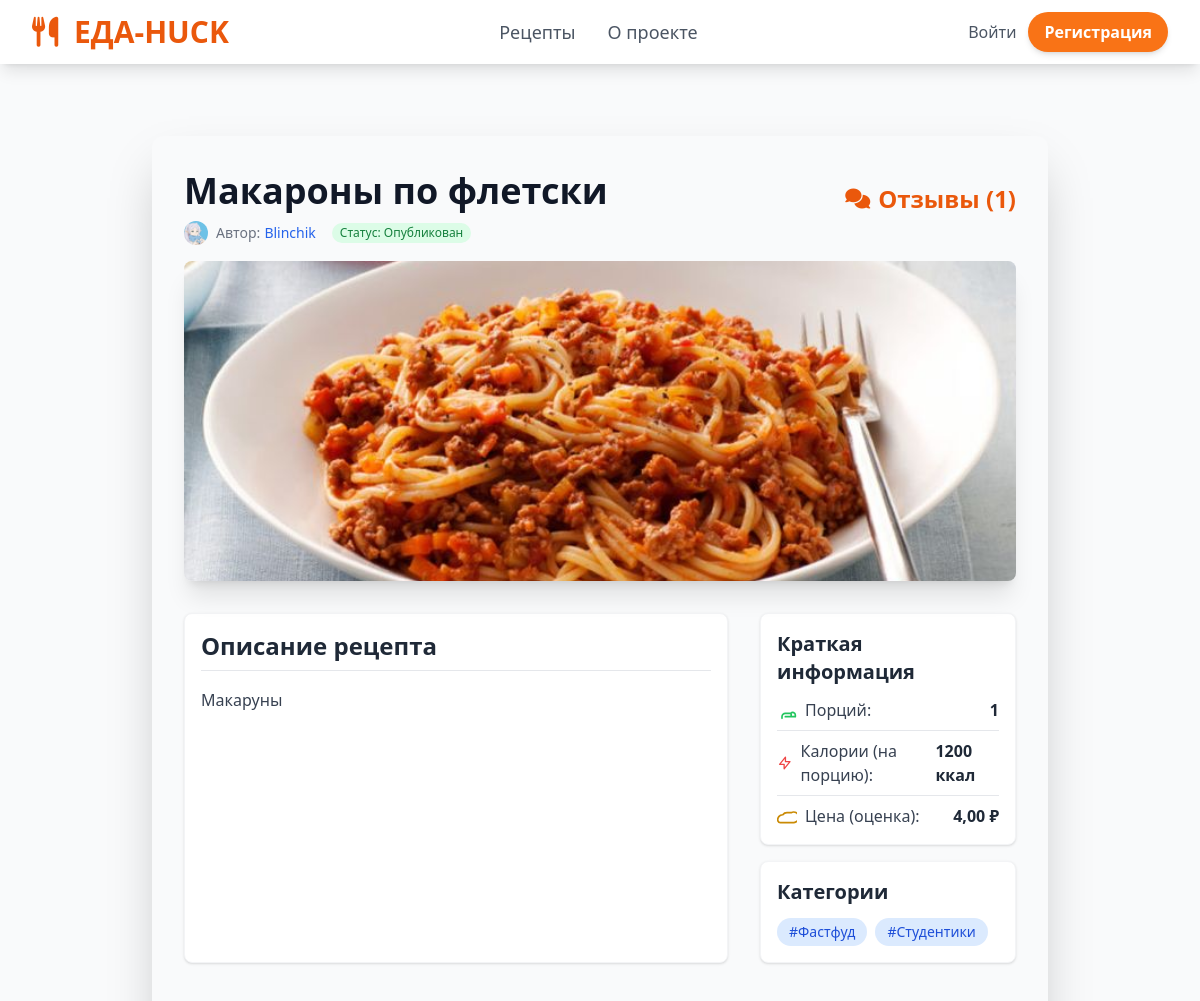
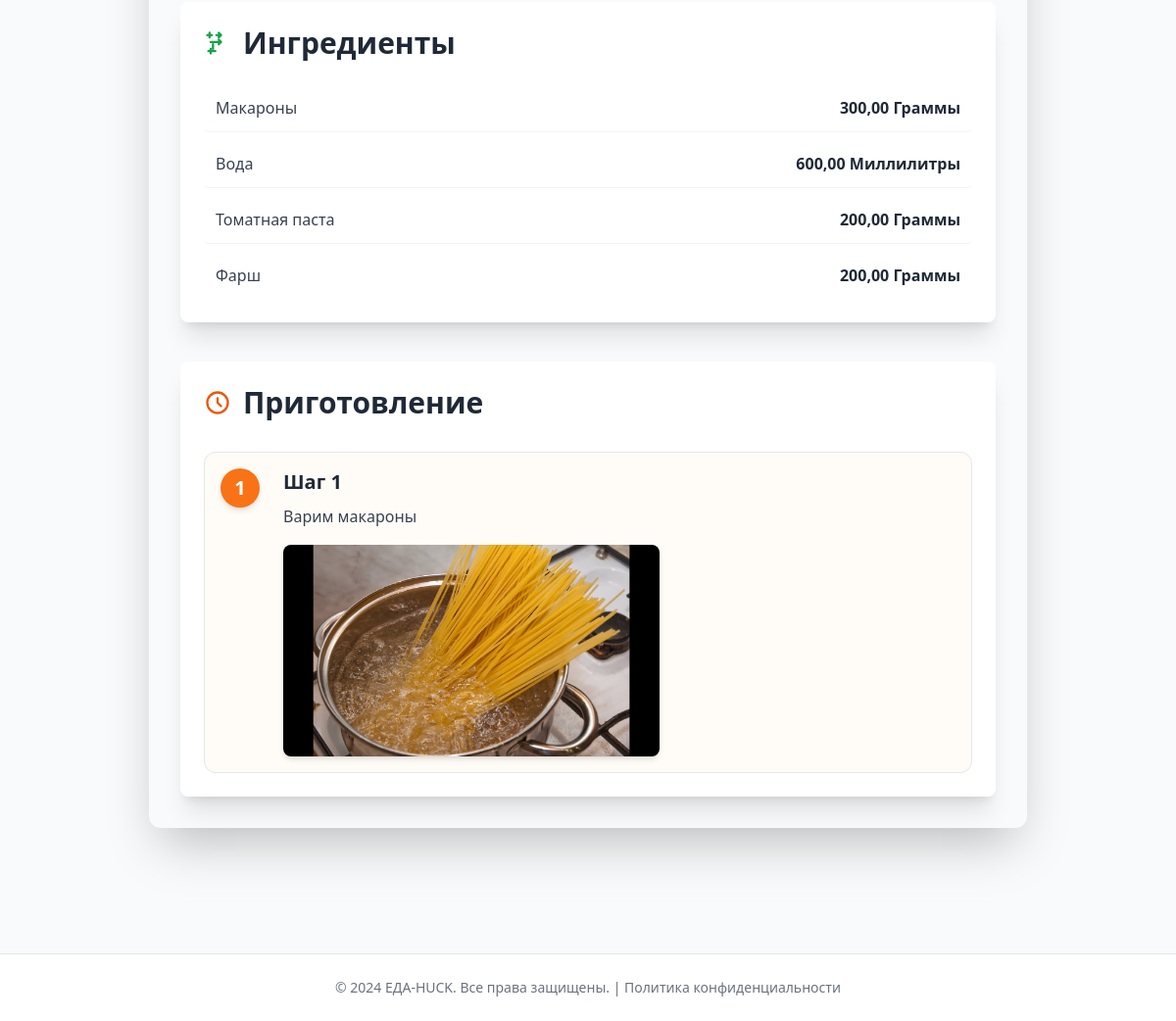
Screenshot of /recipes/4/ with the database file from the repository (2 pictures, top to bottom).
### recept/models.py (models this page shows, shortened)
class Recipe(models.Model):
    STATUS_CHOICES = [
        ('draft', 'Черновик'),
        ('published', 'Опубликован'),
        ('pending', 'На модерации'),
        ('rejected', 'Отклонен'),
    ]
    status = models.CharField(max_length=10, choices=STATUS_CHOICES, default='draft', help_text='Статус рецепта')
    user = models.ForeignKey(User, on_delete=models.CASCADE, related_name='recipes')
    title = models.CharField(max_length=200, blank=True, null=True)
    cover_image = models.ImageField(upload_to='recipe_images/', blank=True, null=True, help_text='Обложка рецепта')
    description = models.TextField(blank=True, null=True)
    portions = models.PositiveIntegerField(default=1, blank=True, null=True)
    calories = models.PositiveIntegerField(help_text='Калорийность на порцию', blank=True, null=True)
    estimated_cost = models.DecimalField(max_digits=8, decimal_places=2, null=True, blank=True)
    genres = models.ManyToManyField(Genre, related_name='recipes', blank=True)
    ingredients = models.ManyToManyField(ListIngredient, through='RecipeIngredient', related_name='recipes')
    video_file = models.FileField(upload_to='recipe_videos/', blank=True, null=True, help_text='Видео рецепт (файл)')
    is_public = models.BooleanField(default=True)
    moderation_notes = models.TextField(
        blank=True,
        null=True,
        help_text='Комментарии администратора при отклонении'
        )
    created_at = models.DateTimeField(auto_now_add=True)
    updated_at = models.DateTimeField(auto_now=True)
    def get_status_display(self):
        return dict(self.STATUS_CHOICES).get(self.status, self.status)

class User(AbstractUser):
    username = None
    email = models.EmailField(_('email address'), unique=True)
    phone_num = models.CharField(max_length=20, blank=True, null=True)
    full_name = models.CharField(max_length=150, blank=True, null=True)
    birth_date = models.DateField(blank=True, null=True)
    avatar = models.ImageField(upload_to='user_avatars/', blank=True, null=True, help_text='Аватар пользователя')
    USERNAME_FIELD = 'email'
    REQUIRED_FIELDS = []
    objects = UserManager()

class Genre(models.Model):
    name = models.CharField(max_length=50, unique=True)

class RecipeIngredient(models.Model):
    recipe = models.ForeignKey(Recipe, on_delete=models.CASCADE, related_name='recipe_ingredients')
    ingredient = models.ForeignKey(ListIngredient, on_delete=models.CASCADE)
    quantity = models.DecimalField(max_digits=6, decimal_places=2, help_text='Количество ингредиента')
    unit = models.CharField(max_length=8, choices=[
        ('g', 'Граммы'),
        ('ml', 'Миллилитры'),
        ('pcs', 'Штуки'),
        ('teasp', 'Чайная ложка'),
        ('tablesp', 'Столовая ложка'),
        ('kg', 'Килограммы'),
        ('cup', 'Кружка'),
    ])

class ListIngredient(models.Model):
    name = models.CharField(max_length=100, unique=True)

class RecipeStep(models.Model):
    recipe = models.ForeignKey(Recipe, on_delete=models.CASCADE, related_name='steps')
    order = models.PositiveIntegerField(help_text='Порядок шага')
    description = models.TextField(blank=True, null=True, help_text='Текстовое описание шага')
    image = models.ImageField(upload_to='recipe_steps/', blank=True, null=True, help_text='Картинка к шагу')
    class Meta:
        ordering = ['order']

### recept/views.py (the view)
# urls.py: path('recipes/<int:pk>/', views.recipe_detail_view, name='recipe_detail'),
def recipe_detail_view(request, pk):
    recipe = get_object_or_404(
        Recipe.objects.select_related('user').prefetch_related('genres', 'recipe_ingredients__ingredient', 'steps'),
        pk=pk
    )
    is_favorited = False
    if request.user.is_authenticated:
        is_favorited = Favorite.objects.filter(user=request.user, recipe=recipe).exists()
    ingredients = recipe.recipe_ingredients.all()
    steps = recipe.steps.all().order_by('order')
    context = {
        'recipe': recipe,
        'ingredients': ingredients,
        'steps': steps,
        'is_favorited': is_favorited,
    }
    return render(request, 'recipes/recipe_detail.html', context)

### recept/templates/recipes/recipe_detail.html (shortened to what this page needs)
{% extends 'base.html' %}
{% load static %}
{% block content %}
<section class="max-w-4xl mx-auto p-4 md:p-8 bg-gray-50 rounded-xl shadow-2xl mt-8 mb-12 animate-fadeIn">
    <div class="relative mb-6 ">
     <div class='flex justify-between'>
 <h1 class="text-4xl font-extrabold text-gray-900 mb-2 leading-tight">
             {{ recipe.title }}</h1>
        <a href="{% url 'recipe_reviews' recipe.pk %}" class="ml-4 text-2xl text-primary-orange-600 hover:text-primary-orange-800 transition duration-150 font-semibold flex items-center mt-2">
            <i class="fas fa-comments text-xl mr-2"></i> Отзывы ({{ recipe.reviews.count }})
        </a>
     </div>
        <div class="flex items-center space-x-4 text-sm text-gray-500 mb-4">
            <span class="flex items-center">
                {% if recipe.user.avatar %}
                    <img src="{{ recipe.user.avatar.url }}" alt="Аватар" class="h-6 w-6 rounded-full object-cover mr-2">
                {% endif %}
                Автор:
                <a href="{% url 'user_profile' recipe.user.id %}" class="text-blue-600 hover:text-blue-800 hover:underline font-medium ml-1 transition duration-150">
                    {{ recipe.user.full_name|default:recipe.user.email }}
                </a>
            </span>
            <span class="text-xs px-2 py-0.5 rounded-full
                {% if recipe.status == 'draft' %}bg-gray-200 text-gray-700
                {% elif recipe.status == 'pending' %}bg-blue-100 text-blue-700
                {% elif recipe.status == 'rejected' %}bg-red-100 text-red-700
                {% else %}bg-green-100 text-green-700{% endif %}">
                Статус: {{ recipe.get_status_display }}
            </span>
        </div>
        <div class="overflow-hidden rounded-lg shadow-xl animate-fade-in-up">
            {% if recipe.cover_image %}
                <img src="{{ recipe.cover_image.url }}" alt="Обложка рецепта" class="w-full h-80 object-cover transform hover:scale-105 transition duration-500 ease-in-out">
            {% else %}
                <img src="{% static 'images/default_recipe_cover.jpg' %}" alt="Обложка рецепта (нет)" class="w-full h-80 object-cover">
            {% endif %}
        </div>
    </div>
    <div class="grid grid-cols-1 lg:grid-cols-3 gap-8 mt-8">
        <div class="lg:col-span-2 p-4 bg-white rounded-lg shadow border border-gray-100">
            <h2 class="text-2xl font-bold text-gray-800 border-b pb-2 mb-4">Описание рецепта</h2>
            <p class="text-gray-700 leading-relaxed whitespace-pre-wrap">{{ recipe.description }}</p>
        </div>
        <div class="lg:col-span-1 space-y-4">
            <div class="p-4 bg-white rounded-lg shadow border border-gray-100">
                <h2 class="text-xl font-bold text-gray-800 mb-3">Краткая информация</h2>
                <ul class="space-y-2 text-gray-700">
                    <li class="flex justify-between items-center border-b pb-2">
                        <span class="font-medium flex items-center"><svg class="w-5 h-5 mr-2 text-green-500" fill="none" stroke="currentColor" viewBox="0 0 24 24"><path stroke-linecap="round" stroke-linejoin="round" stroke-width="2" d="M17 20h5v-2a3 3 0 00-5.356-1.857M17 20v-2c0-.214-.015-.426-.043-.637C16.892 16.592 16.712 16 16.277 16H10a4 4 0 00-4 4v2m4-2h10"></path></svg> Порций:</span>
                        <span class="font-semibold text-gray-800">{{ recipe.portions|default:"Не указано" }}</span>
                    </li>
                    <li class="flex justify-between items-center border-b pb-2">
                        <span class="font-medium flex items-center"><svg class="w-5 h-5 mr-2 text-red-500" fill="none" stroke="currentColor" viewBox="0 0 24 24"><path stroke-linecap="round" stroke-linejoin="round" stroke-width="2" d="M13 10V3L4 14h7v7l9-11h-7z"></path></svg> Калории (на порцию):</span>
                        <span class="font-semibold text-gray-800">{{ recipe.calories|default:"Не указано" }} ккал</span>
                    </li>
                    <li class="flex justify-between items-center">
                        <span class="font-medium flex items-center"> Цена (оценка):</span>
                        <span class="font-semibold text-gray-800">
                            {% if recipe.estimated_cost %}
                                {{ recipe.estimated_cost }} ₽
                            {% else %}
                                Не указано
                            {% endif %}
                        </span>
                    </li>
                </ul>
            </div>
            {% if recipe.genres.all %}
            <div class="p-4 bg-white rounded-lg shadow border border-gray-100">
                <h3 class="text-xl font-bold text-gray-800 mb-3">Категории</h3>
                <div class="flex flex-wrap gap-2">
                    {% for genre in recipe.genres.all %}
                        <span class="px-3 py-1 text-sm font-medium bg-blue-100 text-blue-700 rounded-full transition duration-150 hover:bg-blue-200">
                            #{{ genre.name }}
                        </span>
                    {% endfor %}
                </div>
            </div>
            {% endif %}
        </div>
    </div>
    {% if ingredients %}
    <div class="mt-10 p-4 md:p-6 bg-white rounded-lg shadow-xl">
        <h2 class="text-3xl font-bold text-gray-800 mb-6 flex items-center">
            <svg class="w-7 h-7 mr-3 text-green-600" fill="none" stroke="currentColor" viewBox="0 0 24 24"><path stroke-linecap="round" stroke-linejoin="round" stroke-width="2" d="M5 3v4M3 5h4M6 17v4m-2-2h4m5-16l2.003 2.003-2.003 2.003m-2-2h4m-2 4l2.003 2.003-2.003 2.003m-2-2h4m-9 0h4m-2 2v4m-2 2h4"></path></svg>
            Ингредиенты
        </h2>
        <ul class="list-none space-y-2">
            {% for ingredient in ingredients %}
            <li class="flex justify-between p-3 border-b border-gray-100 last:border-b-0 hover:bg-green-50 rounded transition duration-150 animate-fade-in-right">
                <span class="text-gray-700 font-medium">{{ ingredient.ingredient.name }}</span>
                <span class="text-gray-800 font-semibold">
                    {% if ingredient.quantity %}{{ ingredient.quantity|floatformat:2 }}{% endif %}
                    {{ ingredient.get_unit_display }}
                </span>
            </li>
            {% endfor %}
        </ul>
    </div>
    {% endif %}
    {% if steps %}
    <div class="mt-10 p-4 md:p-6 bg-white rounded-lg shadow-xl">
        <h2 class="text-3xl font-bold text-gray-800 mb-8 flex items-center">
            <svg class="w-7 h-7 mr-3 text-orange-600" fill="none" stroke="currentColor" viewBox="0 0 24 24"><path stroke-linecap="round" stroke-linejoin="round" stroke-width="2" d="M12 8v4l3 3m6-3a9 9 0 11-18 0 9 9 0 0118 0z"></path></svg>
            Приготовление
        </h2>
        <ol class="space-y-10">
            {% for step in steps %}
            <li class="flex flex-col md:flex-row items-start space-x-0 md:space-x-6 p-4 border border-gray-200 rounded-xl bg-orange-50/50 hover:shadow-lg transition duration-300">
                <div class="flex-shrink-0 mb-4 md:mb-0">
                    <div class="w-10 h-10 flex items-center justify-center rounded-full bg-orange-500 text-white text-xl font-bold shadow-md">
                        {{ step.order }}
                    </div>
                </div>
                <div class="flex-grow">
                    <h3 class="text-xl font-bold text-gray-800 mb-2">Шаг {{ step.order }}</h3>
                    <p class="text-gray-700 leading-relaxed">{{ step.description }}</p>
                    {% if step.image %}
                        <div class="mt-4 overflow-hidden rounded-lg shadow-md max-w-sm">
                            <img src="{{ step.image.url }}" alt="Изображение шага {{ step.order }}" class="w-full h-auto object-cover transition duration-300 transform hover:scale-105">
                        </div>
                    {% endif %}
                </div>
            </li>
            {% endfor %}
        </ol>
    </div>
    {% endif %}
</section>
{% endblock content%}

### recept/templates/recipes/recipe_detail.html (style rules this page uses)
.animate-fadeIn { animation: fadeIn 0.5s ease-in-out; }
.animate-fade-in-up { animation: fadeInUp 0.5s ease-out 0.2s backwards; }
.animate-fade-in-right { animation: fadeInRight 0.3s ease-out both; }

### rows the page displays
Recipe: title "Макароны по флетски", reviews.count "1", user.avatar (picture), user.full_name "Blinchik", status "Опубликован", cover_image (picture), description "Макаруны", portions "1", calories "1200", estimated_cost "4,00"
Genre: name "Фастфуд"
Genre: name "Студентики"
RecipeIngredient: ingredient.name "Макароны", quantity "300,00", unit "Граммы"
RecipeIngredient: ingredient.name "Вода", quantity "600,00", unit "Миллилитры"
RecipeIngredient: ingredient.name "Томатная паста", quantity "200,00", unit "Граммы"
RecipeIngredient: ingredient.name "Фарш", quantity "200,00", unit "Граммы"
RecipeStep: order "1", description "Варим макароны", image (picture)
